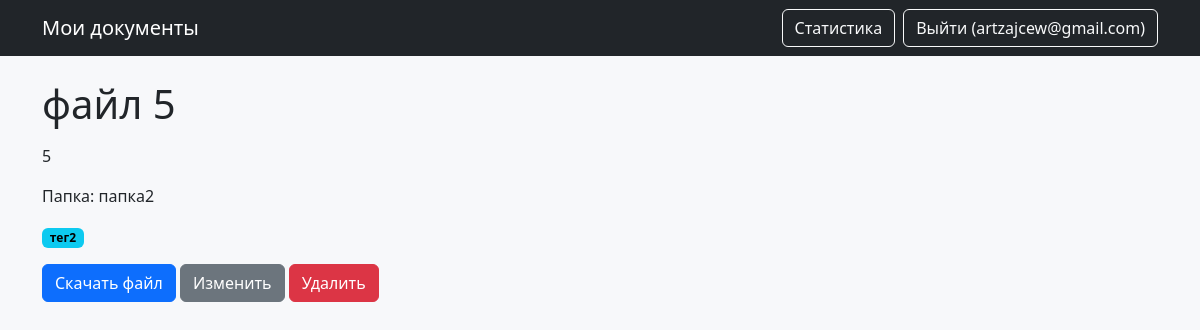
Page /archive/5/ (signed in) on the committed database.
### archive/models.py (models this page shows, shortened)
class ArchiveFile(models.Model):
    owner = models.ForeignKey(settings.AUTH_USER_MODEL, on_delete=models.CASCADE, verbose_name="Владелец")
    folder = models.ForeignKey(Folder, on_delete=models.SET_NULL, null=True, blank=True, verbose_name="Папка")
    title = models.CharField("Название", max_length=200)
    description = models.TextField("Описание", blank=True)
    file = models.FileField("Файл", upload_to="archive/%Y/%m/")
    tags = models.ManyToManyField(Tag, blank=True, verbose_name="Теги")
    created_at = models.DateTimeField("Дата создания", auto_now_add=True)
    slug = models.SlugField("Слаг", max_length=200, unique=True, null=True, blank=True)
    title_length = models.GeneratedField(
        expression=Length("title"),
        output_field=models.IntegerField("Длина названия"),
        db_persist=True,
    )
    class Meta:
        ordering = ["-created_at"]
        verbose_name = "Файл"
        verbose_name_plural = "Файлы"

class Folder(models.Model):
    owner = models.ForeignKey(settings.AUTH_USER_MODEL, on_delete=models.CASCADE, verbose_name="Владелец")
    name = models.CharField("Название", max_length=100)
    class Meta:
        ordering = ["name"]
        constraints = [
            models.UniqueConstraint(fields=["owner", "name"], name="unique_folder_owner_name")
        ]
        verbose_name = "Папка"
        verbose_name_plural = "Папки"
    def __str__(self):
        return self.name

class Tag(models.Model):
    owner = models.ForeignKey(settings.AUTH_USER_MODEL, on_delete=models.CASCADE, verbose_name="Владелец")
    name = models.CharField("Название", max_length=40)
    class Meta:
        ordering = ["name"]
        constraints = [
            models.UniqueConstraint(fields=["owner", "name"], name="unique_tag_owner_name")
        ]
        verbose_name = "Тег"
        verbose_name_plural = "Теги"

### archive/views.py (the view)
# urls.py: path("archive/<slug:slug>/", views.file_detail, name="detail"),
@login_required
def file_detail(request, slug):
    item = get_object_or_404(ArchiveFile.objects.prefetch_related("tags"), slug=slug, owner=request.user)
    return render(request, "archive/detail.html", {"item": item})

### archive/context_processors.py (called while the page is built)
def archive_context(request):
    if not request.user.is_authenticated:
        return {}
    return {
        "archive_files_count": ArchiveFile.objects.filter(owner=request.user).count(),
        "archive_folders_count": Folder.objects.filter(owner=request.user).count(),
        "archive_tags_count": Tag.objects.filter(owner=request.user).count(),
    }

### templates/archive/detail.html
{% extends "base.html" %}
{% block content %}
<h1>{{ item.title }}</h1>
<p>{{ item.description|linebreaks }}</p>
<p>Папка: {{ item.folder|default:"Без папки" }}</p>
<p>{% for tag in item.tags.all %}<span class="badge text-bg-info">{{ tag.name }}</span>{% empty %}Тегов нет{% endfor %}</p>
<a class="btn btn-primary" href="{{ item.file.url }}">Скачать файл</a>
<a class="btn btn-secondary" href="{% url 'archive:edit' item.slug %}">Изменить</a>
<form class="d-inline" method="post" action="{% url 'archive:delete' item.slug %}">
    {% csrf_token %}<button class="btn btn-danger" data-confirm="Удалить файл?">Удалить</button>
</form>
{% endblock %}

### templates/base.html (shortened to what this page needs)
{% load static %}
<!doctype html>
<html lang="ru">
<head>
    <link href="https://cdn.jsdelivr.net/npm/bootstrap@5.3.3/dist/css/bootstrap.min.css" rel="stylesheet">
    <link rel="stylesheet" href="{% static 'css/style.css' %}">
</head>
<body>
<nav class="navbar navbar-dark bg-dark mb-4">
    <div class="container d-flex justify-content-between align-items-center">
        <a class="navbar-brand" href="{% url 'archive:home' %}">Мои документы</a>
        {% if user.is_authenticated %}
            <div class="d-flex align-items-center gap-2">
                <a class="btn btn-outline-light" href="{% url 'archive:statistics' %}">Статистика</a>
                <form method="post" action="{% url 'logout' %}" class="d-inline">
                    <button class="btn btn-outline-light" type="submit">
                        Выйти ({{ user.username }})
                    </button>
                </form>
            </div>
        {% else %}
            <div>
                <a class="btn btn-outline-light" href="{% url 'login' %}">Войти</a>
            </div>
        {% endif %}
    </div>
</nav>
<main class="container">
    {% block content %}{% endblock %}
</main>
</body>
</html>

### static/css/style.css (style rules this page uses)
body { background: #f7f8fa; }

### rows in the picture
ArchiveFile: title "файл 5", description "5", folder "папка2"
Tag: name "тег2"

### other values in the picture
{{ user.username }} "artzajcew@gmail.com"
